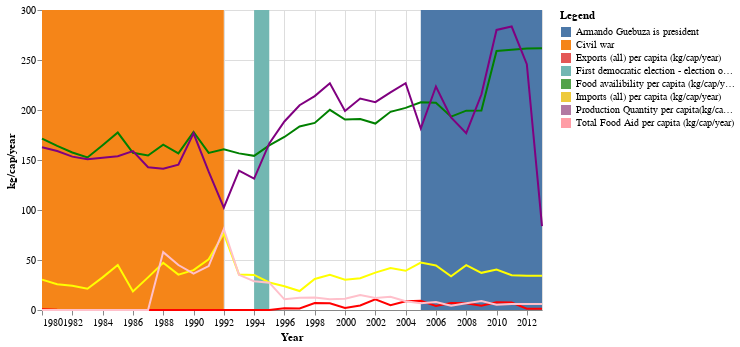

Notebook code cell kept with this figure:
### Code cell
Mozambique= [
      {"year": "1980", "Food availibility per capita (kg/cap/year)": 171.439408,"Production Quantity per capita (kg/cap/year)":162.711510,"Exports (all) per capita (kg/cap/year)":0.823316,"Imports (all) per capita (kg/cap/year)":30.409929,"Total Food Aid per capita (kg/cap/year)":0.0},
      {"year": "1981", "Food availibility per capita (kg/cap/year)": 164.060362,"Production Quantity per capita (kg/cap/year)":159.014335,"Exports (all) per capita (kg/cap/year)":0.200932,"Imports (all) per capita (kg/cap/year)":25.784842,"Total Food Aid per capita (kg/cap/year)":0.0},
      {"year": "1982", "Food availibility per capita (kg/cap/year)": 157.462977,"Production Quantity per capita (kg/cap/year)":153.389195,"Exports (all) per capita (kg/cap/year)":0.0,"Imports (all) per capita (kg/cap/year)":24.199749,"Total Food Aid per capita (kg/cap/year)":0.0},
      {"year": "1983", "Food availibility per capita (kg/cap/year)": 152.511657,"Production Quantity per capita (kg/cap/year)":150.668776,"Exports (all) per capita (kg/cap/year)":0.0,"Imports (all) per capita (kg/cap/year)":21.300151,"Total Food Aid per capita (kg/cap/year)":0.0},
      {"year": "1984", "Food availibility per capita (kg/cap/year)": 164.706496,"Production Quantity per capita (kg/cap/year)":152.299238,"Exports (all) per capita (kg/cap/year)":0.0,"Imports (all) per capita (kg/cap/year)":32.626184,"Total Food Aid per capita (kg/cap/year)":0.0},
      {"year": "1985", "Food availibility per capita (kg/cap/year)": 177.432024,"Production Quantity per capita (kg/cap/year)":153.843248,"Exports (all) per capita (kg/cap/year)":0.0,"Imports (all) per capita (kg/cap/year)":44.935883,"Total Food Aid per capita (kg/cap/year)":0.0},
      {"year": "1986", "Food availibility per capita (kg/cap/year)": 157.148552,"Production Quantity per capita (kg/cap/year)":158.884010,"Exports (all) per capita (kg/cap/year)":0.0,"Imports (all) per capita (kg/cap/year)":18.618653,"Total Food Aid per capita (kg/cap/year)":0.0},
      {"year": "1987", "Food availibility per capita (kg/cap/year)": 154.529193,"Production Quantity per capita (kg/cap/year)":142.708475,"Exports (all) per capita (kg/cap/year)":0.0,"Imports (all) per capita (kg/cap/year)":32.621748,"Total Food Aid per capita (kg/cap/year)":0.0},
      {"year": "1988", "Food availibility per capita (kg/cap/year)": 165.276328,"Production Quantity per capita (kg/cap/year)":141.264897,"Exports (all) per capita (kg/cap/year)":0.0,"Imports (all) per capita (kg/cap/year)":47.170310,"Total Food Aid per capita (kg/cap/year)":57.881876},
      {"year": "1989", "Food availibility per capita (kg/cap/year)": 156.609771,"Production Quantity per capita (kg/cap/year)":145.372195,"Exports (all) per capita (kg/cap/year)":0.0,"Imports (all) per capita (kg/cap/year)":35.410280,"Total Food Aid per capita (kg/cap/year)":44.973860},
      {"year": "1990", "Food availibility per capita (kg/cap/year)": 178.121293,"Production Quantity per capita (kg/cap/year)":176.672834,"Exports (all) per capita (kg/cap/year)":0.0,"Imports (all) per capita (kg/cap/year)":39.886443,"Total Food Aid per capita (kg/cap/year)":36.269734},
      {"year": "1991", "Food availibility per capita (kg/cap/year)": 157.135357,"Production Quantity per capita (kg/cap/year)":138.283043,"Exports (all) per capita (kg/cap/year)":0.0,"Imports (all) per capita (kg/cap/year)":50.680766,"Total Food Aid per capita (kg/cap/year)":43.972427},
      {"year": "1992", "Food availibility per capita (kg/cap/year)": 160.744914,"Production Quantity per capita (kg/cap/year)":102.278889,"Exports (all) per capita (kg/cap/year)":0.0,"Imports (all) per capita (kg/cap/year)":76.446330,"Total Food Aid per capita (kg/cap/year)":80.951422},
      {"year": "1993", "Food availibility per capita (kg/cap/year)": 156.623954,"Production Quantity per capita (kg/cap/year)":139.303475,"Exports (all) per capita (kg/cap/year)":0.0,"Imports (all) per capita (kg/cap/year)":35.568306,"Total Food Aid per capita (kg/cap/year)":35.122791},
      {"year": "1994", "Food availibility per capita (kg/cap/year)": 154.170560,"Production Quantity per capita (kg/cap/year)":131.361125,"Exports (all) per capita (kg/cap/year)":0.0,"Imports (all) per capita (kg/cap/year)":35.098685,"Total Food Aid per capita (kg/cap/year)":28.793810},
      {"year": "1995", "Food availibility per capita (kg/cap/year)": 164.570306,"Production Quantity per capita (kg/cap/year)":166.528223,"Exports (all) per capita (kg/cap/year)":0.0,"Imports (all) per capita (kg/cap/year)":27.541178,"Total Food Aid per capita (kg/cap/year)":27.332790},
      {"year": "1996", "Food availibility per capita (kg/cap/year)": 173.043269,"Production Quantity per capita (kg/cap/year)":188.555622,"Exports (all) per capita (kg/cap/year)":1.827819,"Imports (all) per capita (kg/cap/year)":23.769386,"Total Food Aid per capita (kg/cap/year)":10.674264},
      {"year": "1997", "Food availibility per capita (kg/cap/year)": 183.487892,"Production Quantity per capita (kg/cap/year)":204.760819,"Exports (all) per capita (kg/cap/year)":1.482624,"Imports (all) per capita (kg/cap/year)":18.953735,"Total Food Aid per capita (kg/cap/year)":12.190403},
      {"year": "1998", "Food availibility per capita (kg/cap/year)": 187.106344,"Production Quantity per capita (kg/cap/year)":213.921073,"Exports (all) per capita (kg/cap/year)":6.938020,"Imports (all) per capita (kg/cap/year)":30.995581,"Total Food Aid per capita (kg/cap/year)":12.409292},
      {"year": "1999", "Food availibility per capita (kg/cap/year)": 200.180193,"Production Quantity per capita (kg/cap/year)":226.808116,"Exports (all) per capita (kg/cap/year)":6.765900,"Imports (all) per capita (kg/cap/year)":35.113928,"Total Food Aid per capita (kg/cap/year)":10.706361},
      {"year": "2000", "Food availibility per capita (kg/cap/year)": 190.497715,"Production Quantity per capita (kg/cap/year)":199.051914,"Exports (all) per capita (kg/cap/year)":1.922971,"Imports (all) per capita (kg/cap/year)":30.311497,"Total Food Aid per capita (kg/cap/year)":11.309698},
      {"year": "2001", "Food availibility per capita (kg/cap/year)": 190.975762,"Production Quantity per capita (kg/cap/year)":211.485096,"Exports (all) per capita (kg/cap/year)":4.547643,"Imports (all) per capita (kg/cap/year)":31.738250,"Total Food Aid per capita (kg/cap/year)":14.977581},
      {"year": "2002", "Food availibility per capita (kg/cap/year)": 186.436047,"Production Quantity per capita (kg/cap/year)":207.861952,"Exports (all) per capita (kg/cap/year)":10.677158,"Imports (all) per capita (kg/cap/year)":37.415429,"Total Food Aid per capita (kg/cap/year)":11.938416},
      {"year": "2003", "Food availibility per capita (kg/cap/year)": 198.173586,"Production Quantity per capita (kg/cap/year)":217.674216,"Exports (all) per capita (kg/cap/year)":4.817272,"Imports (all) per capita (kg/cap/year)":41.920516,"Total Food Aid per capita (kg/cap/year)":13.187188},
      {"year": "2004", "Food availibility per capita (kg/cap/year)": 202.107226,"Production Quantity per capita (kg/cap/year)":226.828724,"Exports (all) per capita (kg/cap/year)":8.643753,"Imports (all) per capita (kg/cap/year)":39.185368,"Total Food Aid per capita (kg/cap/year)":8.737024},
      {"year": "2005", "Food availibility per capita (kg/cap/year)": 207.783261,"Production Quantity per capita (kg/cap/year)":181.500717,"Exports (all) per capita (kg/cap/year)":9.147878,"Imports (all) per capita (kg/cap/year)":47.451091,"Total Food Aid per capita (kg/cap/year)":6.666249},
      {"year": "2006", "Food availibility per capita (kg/cap/year)": 207.217178,"Production Quantity per capita (kg/cap/year)":223.481931,"Exports (all) per capita (kg/cap/year)":3.992364,"Imports (all) per capita (kg/cap/year)":44.513197,"Total Food Aid per capita (kg/cap/year)":8.010721},
      {"year": "2007", "Food availibility per capita (kg/cap/year)": 193.297920,"Production Quantity per capita (kg/cap/year)":192.486174,"Exports (all) per capita (kg/cap/year)":6.877328,"Imports (all) per capita (kg/cap/year)":33.670307,"Total Food Aid per capita (kg/cap/year)":4.284213},
      {"year": "2008", "Food availibility per capita (kg/cap/year)": 199.373520,"Production Quantity per capita (kg/cap/year)":176.811433,"Exports (all) per capita (kg/cap/year)":6.716582,"Imports (all) per capita (kg/cap/year)":44.838356,"Total Food Aid per capita (kg/cap/year)":6.663867},
      {"year": "2009", "Food availibility per capita (kg/cap/year)": 199.424811,"Production Quantity per capita (kg/cap/year)":215.469831,"Exports (all) per capita (kg/cap/year)":4.374707,"Imports (all) per capita (kg/cap/year)":37.148345,"Total Food Aid per capita (kg/cap/year)":9.060010},
      {"year": "2010", "Food availibility per capita (kg/cap/year)": 259.001093,"Production Quantity per capita (kg/cap/year)":280.061328,"Exports (all) per capita (kg/cap/year)":7.695328,"Imports (all) per capita (kg/cap/year)":40.471720,"Total Food Aid per capita (kg/cap/year)":5.328313},
      {"year": "2011", "Food availibility per capita (kg/cap/year)": 260.337511,"Production Quantity per capita (kg/cap/year)":283.488770,"Exports (all) per capita (kg/cap/year)":7.521998,"Imports (all) per capita (kg/cap/year)":34.741914,"Total Food Aid per capita (kg/cap/year)":5.971422},
      {"year": "2012", "Food availibility per capita (kg/cap/year)": 261.399426,"Production Quantity per capita (kg/cap/year)":245.857430,"Exports (all) per capita (kg/cap/year)":1.225799,"Imports (all) per capita (kg/cap/year)":34.176671,"Total Food Aid per capita (kg/cap/year)":5.987530},
      {"year": "2013", "Food availibility per capita (kg/cap/year)": 261.741299,"Production Quantity per capita (kg/cap/year)":83.950699,"Exports (all) per capita (kg/cap/year)":1.225799,"Imports (all) per capita (kg/cap/year)":34.176671,"Total Food Aid per capita (kg/cap/year)":5.987530},
    ]

Events = [{"start":"1999","end":"1999","Legend":"Food availibility per capita (kg/cap/year)"},{"start":"1997","end":"1997","Legend":"Total Food Aid per capita (kg/cap/year)"},{"start":"1997","end":"1997","Legend":"Imports (all) per capita (kg/cap/year)"},{"start":"1997","end":"1997","Legend":"Production Quantity per capita(kg/cap/year)"},{"start":"1997","end":"1997","Legend":"Exports (all) per capita (kg/cap/year)"},{"start": "1980","end": "1992","Legend": "Civil war"},{"start":"1994","end":"1995","Legend":"First democratic election - election of Joachim Chissano"},{"start":"2005","end":"2013","Legend":"Armando Guebuza is president"}]


Mozambique = alt.pd.DataFrame(Mozambique)
Events = alt.pd.DataFrame(Events)


line1 = alt.Chart(Mozambique).mark_line(color='green').encode(
    alt.X('year:T', axis=alt.Axis(format='%Y')),
    y='Food availibility per capita (kg/cap/year)'
).properties(
    width=500,
    height=300
)

line2 = alt.Chart(Mozambique).mark_line(color='purple').encode(
    alt.X('year:T', axis=alt.Axis(format='%Y')),
    y='Production Quantity per capita (kg/cap/year)'
).properties(
    width=500,
    height=300
)

line3 = alt.Chart(Mozambique).mark_line(color='red').encode(
    alt.X('year:T', axis=alt.Axis(format='%Y')),
    y='Exports (all) per capita (kg/cap/year)'
).properties(
    width=500,
    height=300
)

line4 = alt.Chart(Mozambique).mark_line(color='yellow').encode(
    alt.X('year:T', axis=alt.Axis(format='%Y')),
    y='Imports (all) per capita (kg/cap/year)'
).properties(
    width=500,
    height=300
)

line5 = alt.Chart(Mozambique).mark_line(color='pink').encode(
    alt.X('year:T', axis=alt.Axis(format='%Y',title='Year')),
    alt.Y("Total Food Aid per capita (kg/cap/year)", axis=alt.Axis(title='kg/cap/year'))
).properties(
    width=500,
    height=300
)


rect = alt.Chart(Events).mark_rect().encode(
    x='start:T',
    x2='end:T',
    color='Legend:N'
)






rect + line1 + line2 + line3 +line4 + line5

### Figure 1 — Vega-Lite specification as saved in the notebook (floating-point values rounded to 4 significant figures)
{"config": {"view": {"continuousWidth": 400, "continuousHeight": 300}}, "layer": [{"data": {"name": "data-f5eb7697703a63b0a9fa7c47e86dade5"}, "mark": "rect", "encoding": {"color": {"type": "nominal", "field": "Legend"}, "x": {"type": "temporal", "field": "start"}, "x2": {"field": "end"}}}, {"data": {"name": "data-bf27d02967c13ec0a90acecf96a6f7f2"}, "mark": {"type": "line", "color": "green"}, "encoding": {"x": {"type": "temporal", "axis": {"format": "%Y"}, "field": "year"}, "y": {"type": "quantitative", "field": "Food availibility per capita (kg/cap/year)"}}, "height": 300, "width": 500}, {"data": {"name": "data-bf27d02967c13ec0a90acecf96a6f7f2"}, "mark": {"type": "line", "color": "purple"}, "encoding": {"x": {"type": "temporal", "axis": {"format": "%Y"}, "field": "year"}, "y": {"type": "quantitative", "field": "Production Quantity per capita (kg/cap/year)"}}, "height": 300, "width": 500}, {"data": {"name": "data-bf27d02967c13ec0a90acecf96a6f7f2"}, "mark": {"type": "line", "color": "red"}, "encoding": {"x": {"type": "temporal", "axis": {"format": "%Y"}, "field": "year"}, "y": {"type": "quantitative", "field": "Exports (all) per capita (kg/cap/year)"}}, "height": 300, "width": 500}, {"data": {"name": "data-bf27d02967c13ec0a90acecf96a6f7f2"}, "mark": {"type": "line", "color": "yellow"}, "encoding": {"x": {"type": "temporal", "axis": {"format": "%Y"}, "field": "year"}, "y": {"type": "quantitative", "field": "Imports (all) per capita (kg/cap/year)"}}, "height": 300, "width": 500}, {"data": {"name": "data-bf27d02967c13ec0a90acecf96a6f7f2"}, "mark": {"type": "line", "color": "pink"}, "encoding": {"x": {"type": "temporal", "axis": {"format": "%Y", "title": "Year"}, "field": "year"}, "y": {"type": "quantitative", "axis": {"title": "kg/cap/year"}, "field": "Total Food Aid per capita (kg/cap/year)"}}, "height": 300, "width": 500}], "$schema": "https://vega.github.io/schema/vega-lite/v4.8.1.json", "datasets": {"data-f5eb7697703a63b0a9fa7c47e86dade5": [{"start": "1999", "end": "1999", "Legend": "Food availibility per capita (kg/cap/year)"}, {"start": "1997", "end": "1997", "Legend": "Total Food Aid per capita (kg/cap/year)"}, {"start": "1997", "end": "1997", "Legend": "Imports (all) per capita (kg/cap/year)"}, {"start": "1997", "end": "1997", "Legend": "Production Quantity per capita(kg/cap/year)"}, {"start": "1997", "end": "1997", "Legend": "Exports (all) per capita (kg/cap/year)"}, {"start": "1980", "end": "1992", "Legend": "Civil war"}, {"start": "1994", "end": "1995", "Legend": "First democratic election - election of Joachim Chissano"}, {"start": "2005", "end": "2013", "Legend": "Armando Guebuza is president"}], "data-bf27d02967c13ec0a90acecf96a6f7f2": [{"year": "1980", "Food availibility per capita (kg/cap/year)": 171.4, "Production Quantity per capita (kg/cap/year)": 162.7, "Exports (all) per capita (kg/cap/year)": 0.8233, "Imports (all) per capita (kg/cap/year)": 30.41, "Total Food Aid per capita (kg/cap/year)": 0.0}, {"year": "1981", "Food availibility per capita (kg/cap/year)": 164.1, "Production Quantity per capita (kg/cap/year)": 159.0, "Exports (all) per capita (kg/cap/year)": 0.2009, "Imports (all) per capita (kg/cap/year)": 25.78, "Total Food Aid per capita (kg/cap/year)": 0.0}, {"year": "1982", "Food availibility per capita (kg/cap/year)": 157.5, "Production Quantity per capita (kg/cap/year)": 153.4, "Exports (all) per capita (kg/cap/year)": 0.0, "Imports (all) per capita (kg/cap/year)": 24.2, "Total Food Aid per capita (kg/cap/year)": 0.0}, {"year": "1983", "Food availibility per capita (kg/cap/year)": 152.5, "Production Quantity per capita (kg/cap/year)": 150.7, "Exports (all) per capita (kg/cap/year)": 0.0, "Imports (all) per capita (kg/cap/year)": 21.3, "Total Food Aid per capita (kg/cap/year)": 0.0}, {"year": "1984", "Food availibility per capita (kg/cap/year)": 164.7, "Production Quantity per capita (kg/cap/year)": 152.3, "Exports (all) per capita (kg/cap/year)": 0.0, "Imports (all) per capita (kg/cap/year)": 32.63, "Total Food Aid per capita (kg/cap/year)": 0.0}, {"year": "1985", "Food availibility per capita (kg/cap/year)": 177.4, "Production Quantity per capita (kg/cap/year)": 153.8, "Exports (all) per capita (kg/cap/year)": 0.0, "Imports (all) per capita (kg/cap/year)": 44.94, "Total Food Aid per capita (kg/cap/year)": 0.0}, {"year": "1986", "Food availibility per capita (kg/cap/year)": 157.1, "Production Quantity per capita (kg/cap/year)": 158.9, "Exports (all) per capita (kg/cap/year)": 0.0, "Imports (all) per capita (kg/cap/year)": 18.62, "Total Food Aid per capita (kg/cap/year)": 0.0}, {"year": "1987", "Food availibility per capita (kg/cap/year)": 154.5, "Production Quantity per capita (kg/cap/year)": 142.7, "Exports (all) per capita (kg/cap/year)": 0.0, "Imports (all) per capita (kg/cap/year)": 32.62, "Total Food Aid per capita (kg/cap/year)": 0.0}, {"year": "1988", "Food availibility per capita (kg/cap/year)": 165.3, "Production Quantity per capita (kg/cap/year)": 141.3, "Exports (all) per capita (kg/cap/year)": 0.0, "Imports (all) per capita (kg/cap/year)": 47.17, "Total Food Aid per capita (kg/cap/year)": 57.88}, {"year": "1989", "Food availibility per capita (kg/cap/year)": 156.6, "Production Quantity per capita (kg/cap/year)": 145.4, "Exports (all) per capita (kg/cap/year)": 0.0, "Imports (all) per capita (kg/cap/year)": 35.41, "Total Food Aid per capita (kg/cap/year)": 44.97}, {"year": "1990", "Food availibility per capita (kg/cap/year)": 178.1, "Production Quantity per capita (kg/cap/year)": 176.7, "Exports (all) per capita (kg/cap/year)": 0.0, "Imports (all) per capita (kg/cap/year)": 39.89, "Total Food Aid per capita (kg/cap/year)": 36.27}, {"year": "1991", "Food availibility per capita (kg/cap/year)": 157.1, "Production Quantity per capita (kg/cap/year)": 138.3, "Exports (all) per capita (kg/cap/year)": 0.0, "Imports (all) per capita (kg/cap/year)": 50.68, "Total Food Aid per capita (kg/cap/year)": 43.97}, {"year": "1992", "Food availibility per capita (kg/cap/year)": 160.7, "Production Quantity per capita (kg/cap/year)": 102.3, "Exports (all) per capita (kg/cap/year)": 0.0, "Imports (all) per capita (kg/cap/year)": 76.45, "Total Food Aid per capita (kg/cap/year)": 80.95}, {"year": "1993", "Food availibility per capita (kg/cap/year)": 156.6, "Production Quantity per capita (kg/cap/year)": 139.3, "Exports (all) per capita (kg/cap/year)": 0.0, "Imports (all) per capita (kg/cap/year)": 35.57, "Total Food Aid per capita (kg/cap/year)": 35.12}, {"year": "1994", "Food availibility per capita (kg/cap/year)": 154.2, "Production Quantity per capita (kg/cap/year)": 131.4, "Exports (all) per capita (kg/cap/year)": 0.0, "Imports (all) per capita (kg/cap/year)": 35.1, "Total Food Aid per capita (kg/cap/year)": 28.79}, {"year": "1995", "Food availibility per capita (kg/cap/year)": 164.6, "Production Quantity per capita (kg/cap/year)": 166.5, "Exports (all) per capita (kg/cap/year)": 0.0, "Imports (all) per capita (kg/cap/year)": 27.54, "Total Food Aid per capita (kg/cap/year)": 27.33}, {"year": "1996", "Food availibility per capita (kg/cap/year)": 173.0, "Production Quantity per capita (kg/cap/year)": 188.6, "Exports (all) per capita (kg/cap/year)": 1.828, "Imports (all) per capita (kg/cap/year)": 23.77, "Total Food Aid per capita (kg/cap/year)": 10.67}, {"year": "1997", "Food availibility per capita (kg/cap/year)": 183.5, "Production Quantity per capita (kg/cap/year)": 204.8, "Exports (all) per capita (kg/cap/year)": 1.483, "Imports (all) per capita (kg/cap/year)": 18.95, "Total Food Aid per capita (kg/cap/year)": 12.19}, {"year": "1998", "Food availibility per capita (kg/cap/year)": 187.1, "Production Quantity per capita (kg/cap/year)": 213.9, "Exports (all) per capita (kg/cap/year)": 6.938, "Imports (all) per capita (kg/cap/year)": 31.0, "Total Food Aid per capita (kg/cap/year)": 12.41}, {"year": "1999", "Food availibility per capita (kg/cap/year)": 200.2, "Production Quantity per capita (kg/cap/year)": 226.8, "Exports (all) per capita (kg/cap/year)": 6.766, "Imports (all) per capita (kg/cap/year)": 35.11, "Total Food Aid per capita (kg/cap/year)": 10.71}, {"year": "2000", "Food availibility per capita (kg/cap/year)": 190.5, "Production Quantity per capita (kg/cap/year)": 199.1, "Exports (all) per capita (kg/cap/year)": 1.923, "Imports (all) per capita (kg/cap/year)": 30.31, "Total Food Aid per capita (kg/cap/year)": 11.31}, {"year": "2001", "Food availibility per capita (kg/cap/year)": 191.0, "Production Quantity per capita (kg/cap/year)": 211.5, "Exports (all) per capita (kg/cap/year)": 4.548, "Imports (all) per capita (kg/cap/year)": 31.74, "Total Food Aid per capita (kg/cap/year)": 14.98}, {"year": "2002", "Food availibility per capita (kg/cap/year)": 186.4, "Production Quantity per capita (kg/cap/year)": 207.9, "Exports (all) per capita (kg/cap/year)": 10.68, "Imports (all) per capita (kg/cap/year)": 37.42, "Total Food Aid per capita (kg/cap/year)": 11.94}, {"year": "2003", "Food availibility per capita (kg/cap/year)": 198.2, "Production Quantity per capita (kg/cap/year)": 217.7, "Exports (all) per capita (kg/cap/year)": 4.817, "Imports (all) per capita (kg/cap/year)": 41.92, "Total Food Aid per capita (kg/cap/year)": 13.19}, {"year": "2004", "Food availibility per capita (kg/cap/year)": 202.1, "Production Quantity per capita (kg/cap/year)": 226.8, "Exports (all) per capita (kg/cap/year)": 8.644, "Imports (all) per capita (kg/cap/year)": 39.19, "Total Food Aid per capita (kg/cap/year)": 8.737}, {"year": "2005", "Food availibility per capita (kg/cap/year)": 207.8, "Production Quantity per capita (kg/cap/year)": 181.5, "Exports (all) per capita (kg/cap/year)": 9.148, "Imports (all) per capita (kg/cap/year)": 47.45, "Total Food Aid per capita (kg/cap/year)": 6.666}, {"year": "2006", "Food availibility per capita (kg/cap/year)": 207.2, "Production Quantity per capita (kg/cap/year)": 223.5, "Exports (all) per capita (kg/cap/year)": 3.992, "Imports (all) per capita (kg/cap/year)": 44.51, "Total Food Aid per capita (kg/cap/year)": 8.011}, {"year": "2007", "Food availibility per capita (kg/cap/year)": 193.3, "Production Quantity per capita (kg/cap/year)": 192.5, "Exports (all) per capita (kg/cap/year)": 6.877, "Imports (all) per capita (kg/cap/year)": 33.67, "Total Food Aid per capita (kg/cap/year)": 4.284}, {"year": "2008", "Food availibility per capita (kg/cap/year)": 199.4, "Production Quantity per capita (kg/cap/year)": 176.8, "Exports (all) per capita (kg/cap/year)": 6.717, "Imports (all) per capita (kg/cap/year)": 44.84, "Total Food Aid per capita (kg/cap/year)": 6.664}, {"year": "2009", "Food availibility per capita (kg/cap/year)": 199.4, "Production Quantity per capita (kg/cap/year)": 215.5, "Exports (all) per capita (kg/cap/year)": 4.375, "Imports (all) per capita (kg/cap/year)": 37.15, "Total Food Aid per capita (kg/cap/year)": 9.06}, {"year": "2010", "Food availibility per capita (kg/cap/year)": 259.0, "Production Quantity per capita (kg/cap/year)": 280.1, "Exports (all) per capita (kg/cap/year)": 7.695, "Imports (all) per capita (kg/cap/year)": 40.47, "Total Food Aid per capita (kg/cap/year)": 5.328}, {"year": "2011", "Food availibility per capita (kg/cap/year)": 260.3, "Production Quantity per capita (kg/cap/year)": 283.5, "Exports (all) per capita (kg/cap/year)": 7.522, "Imports (all) per capita (kg/cap/year)": 34.74, "Total Food Aid per capita (kg/cap/year)": 5.971}, {"year": "2012", "Food availibility per capita (kg/cap/year)": 261.4, "Production Quantity per capita (kg/cap/year)": 245.9, "Exports (all) per capita (kg/cap/year)": 1.226, "Imports (all) per capita (kg/cap/year)": 34.18, "Total Food Aid per capita (kg/cap/year)": 5.988}, {"year": "2013", "Food availibility per capita (kg/cap/year)": 261.7, "Production Quantity per capita (kg/cap/year)": 83.95, "Exports (all) per capita (kg/cap/year)": 1.226, "Imports (all) per capita (kg/cap/year)": 34.18, "Total Food Aid per capita (kg/cap/year)": 5.988}]}}
